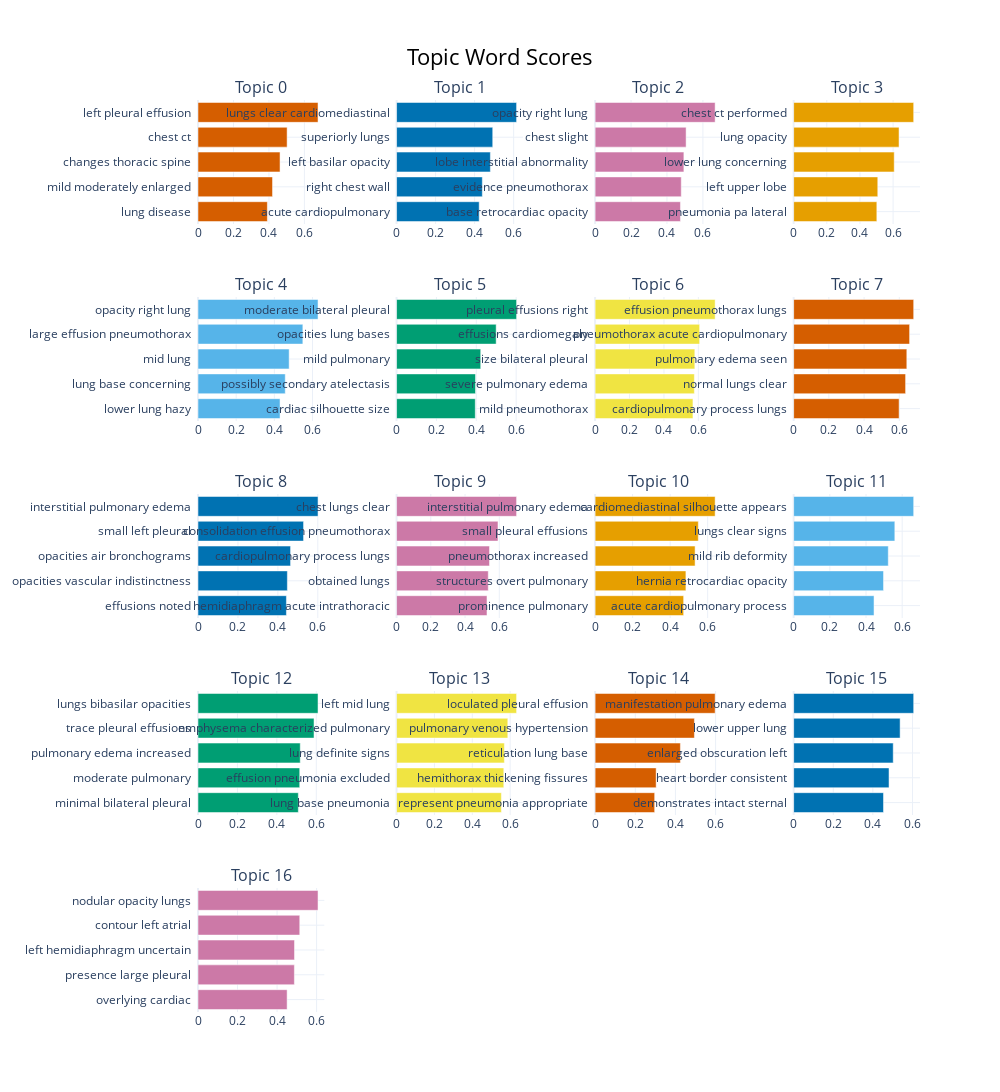

The notebook cell this image was saved under:
### Code cell
topic_model.visualize_barchart(top_n_topics=100)

### Figure 1 — Plotly figure (JSON) as saved in the notebook; plotly's stock layout.template omitted (floating-point values rounded to 4 significant figures)
{"data": [{"marker": {"color": "#D55E00"}, "orientation": "h", "type": "bar", "x": [0.3912, 0.4202, 0.4626, 0.5025, 0.6769], "xaxis": "x", "y": ["lung disease  ", "mild moderately enlarged  ", "changes thoracic spine  ", "chest ct  ", "left pleural effusion  "], "yaxis": "y"}, {"marker": {"color": "#0072B2"}, "orientation": "h", "type": "bar", "x": [0.4234, 0.4395, 0.4807, 0.4929, 0.6151], "xaxis": "x2", "y": ["acute cardiopulmonary  ", "right chest wall  ", "left basilar opacity  ", "superiorly lungs  ", "lungs clear cardiomediastinal  "], "yaxis": "y2"}, {"marker": {"color": "#CC79A7"}, "orientation": "h", "type": "bar", "x": [0.4749, 0.4794, 0.494, 0.5064, 0.6679], "xaxis": "x3", "y": ["base retrocardiac opacity  ", "evidence pneumothorax  ", "lobe interstitial abnormality  ", "chest slight  ", "opacity right lung  "], "yaxis": "y3"}, {"marker": {"color": "#E69F00"}, "orientation": "h", "type": "bar", "x": [0.5018, 0.5075, 0.6067, 0.6358, 0.7241], "xaxis": "x4", "y": ["pneumonia pa lateral  ", "left upper lobe  ", "lower lung concerning  ", "lung opacity  ", "chest ct performed  "], "yaxis": "y4"}, {"marker": {"color": "#56B4E9"}, "orientation": "h", "type": "bar", "x": [0.4298, 0.4571, 0.4775, 0.5492, 0.6288], "xaxis": "x5", "y": ["lower lung hazy  ", "lung base concerning  ", "mid lung  ", "large effusion pneumothorax  ", "opacity right lung  "], "yaxis": "y5"}, {"marker": {"color": "#009E73"}, "orientation": "h", "type": "bar", "x": [0.395, 0.3961, 0.4221, 0.4997, 0.6021], "xaxis": "x6", "y": ["cardiac silhouette size  ", "possibly secondary atelectasis  ", "mild pulmonary  ", "opacities lung bases  ", "moderate bilateral pleural  "], "yaxis": "y6"}, {"marker": {"color": "#F0E442"}, "orientation": "h", "type": "bar", "x": [0.5685, 0.5768, 0.5794, 0.6073, 0.6974], "xaxis": "x7", "y": ["mild pneumothorax  ", "severe pulmonary edema  ", "size bilateral pleural  ", "effusions cardiomegaly  ", "pleural effusions right  "], "yaxis": "y7"}, {"marker": {"color": "#D55E00"}, "orientation": "h", "type": "bar", "x": [0.5988, 0.6357, 0.6427, 0.6584, 0.6817], "xaxis": "x8", "y": ["cardiopulmonary process lungs  ", "normal lungs clear  ", "pulmonary edema seen  ", "pneumothorax acute cardiopulmonary  ", "effusion pneumothorax lungs  "], "yaxis": "y8"}, {"marker": {"color": "#0072B2"}, "orientation": "h", "type": "bar", "x": [0.4428, 0.4476, 0.4635, 0.5286, 0.6011], "xaxis": "x9", "y": ["effusions noted  ", "opacities vascular indistinctness  ", "opacities air bronchograms  ", "small left pleural  ", "interstitial pulmonary edema  "], "yaxis": "y9"}, {"marker": {"color": "#CC79A7"}, "orientation": "h", "type": "bar", "x": [0.5281, 0.5355, 0.5427, 0.5923, 0.7009], "xaxis": "x10", "y": ["hemidiaphragm acute intrathoracic  ", "obtained lungs  ", "cardiopulmonary process lungs  ", "consolidation effusion pneumothorax  ", "chest lungs clear  "], "yaxis": "y10"}, {"marker": {"color": "#E69F00"}, "orientation": "h", "type": "bar", "x": [0.4719, 0.484, 0.533, 0.5502, 0.6398], "xaxis": "x11", "y": ["prominence pulmonary  ", "structures overt pulmonary  ", "pneumothorax increased  ", "small pleural effusions  ", "interstitial pulmonary edema  "], "yaxis": "y11"}, {"marker": {"color": "#56B4E9"}, "orientation": "h", "type": "bar", "x": [0.4444, 0.4969, 0.5232, 0.5594, 0.6636], "xaxis": "x12", "y": ["acute cardiopulmonary process  ", "hernia retrocardiac opacity  ", "mild rib deformity  ", "lungs clear signs  ", "cardiomediastinal silhouette appears  "], "yaxis": "y12"}, {"marker": {"color": "#009E73"}, "orientation": "h", "type": "bar", "x": [0.5089, 0.5159, 0.5186, 0.5886, 0.6089], "xaxis": "x13", "y": ["minimal bilateral pleural  ", "moderate pulmonary  ", "pulmonary edema increased  ", "trace pleural effusions  ", "lungs bibasilar opacities  "], "yaxis": "y13"}, {"marker": {"color": "#F0E442"}, "orientation": "h", "type": "bar", "x": [0.5537, 0.5664, 0.5695, 0.5876, 0.6339], "xaxis": "x14", "y": ["lung base pneumonia  ", "effusion pneumonia excluded  ", "lung definite signs  ", "emphysema characterized pulmonary  ", "left mid lung  "], "yaxis": "y14"}, {"marker": {"color": "#D55E00"}, "orientation": "h", "type": "bar", "x": [0.2966, 0.3041, 0.4247, 0.4945, 0.5977], "xaxis": "x15", "y": ["represent pneumonia appropriate  ", "hemithorax thickening fissures  ", "reticulation lung base  ", "pulmonary venous hypertension  ", "loculated pleural effusion  "], "yaxis": "y15"}, {"marker": {"color": "#0072B2"}, "orientation": "h", "type": "bar", "x": [0.4537, 0.4817, 0.5028, 0.5376, 0.6061], "xaxis": "x16", "y": ["demonstrates intact sternal  ", "heart border consistent  ", "enlarged obscuration left  ", "lower upper lung  ", "manifestation pulmonary edema  "], "yaxis": "y16"}, {"marker": {"color": "#CC79A7"}, "orientation": "h", "type": "bar", "x": [0.4508, 0.4875, 0.4882, 0.5148, 0.6072], "xaxis": "x17", "y": ["overlying cardiac  ", "presence large pleural  ", "left hemidiaphragm uncertain  ", "contour left atrial  ", "nodular opacity lungs  "], "yaxis": "y17"}], "layout": {"annotations": [{"font": {"size": 16}, "showarrow": false, "text": "Topic 0", "x": 0.0875, "xanchor": "center", "xref": "paper", "y": 1.0, "yanchor": "bottom", "yref": "paper"}, {"font": {"size": 16}, "showarrow": false, "text": "Topic 1", "x": 0.3625, "xanchor": "center", "xref": "paper", "y": 1.0, "yanchor": "bottom", "yref": "paper"}, {"font": {"size": 16}, "showarrow": false, "text": "Topic 2", "x": 0.6375, "xanchor": "center", "xref": "paper", "y": 1.0, "yanchor": "bottom", "yref": "paper"}, {"font": {"size": 16}, "showarrow": false, "text": "Topic 3", "x": 0.9125, "xanchor": "center", "xref": "paper", "y": 1.0, "yanchor": "bottom", "yref": "paper"}, {"font": {"size": 16}, "showarrow": false, "text": "Topic 4", "x": 0.0875, "xanchor": "center", "xref": "paper", "y": 0.784, "yanchor": "bottom", "yref": "paper"}, {"font": {"size": 16}, "showarrow": false, "text": "Topic 5", "x": 0.3625, "xanchor": "center", "xref": "paper", "y": 0.784, "yanchor": "bottom", "yref": "paper"}, {"font": {"size": 16}, "showarrow": false, "text": "Topic 6", "x": 0.6375, "xanchor": "center", "xref": "paper", "y": 0.784, "yanchor": "bottom", "yref": "paper"}, {"font": {"size": 16}, "showarrow": false, "text": "Topic 7", "x": 0.9125, "xanchor": "center", "xref": "paper", "y": 0.784, "yanchor": "bottom", "yref": "paper"}, {"font": {"size": 16}, "showarrow": false, "text": "Topic 8", "x": 0.0875, "xanchor": "center", "xref": "paper", "y": 0.568, "yanchor": "bottom", "yref": "paper"}, {"font": {"size": 16}, "showarrow": false, "text": "Topic 9", "x": 0.3625, "xanchor": "center", "xref": "paper", "y": 0.568, "yanchor": "bottom", "yref": "paper"}, {"font": {"size": 16}, "showarrow": false, "text": "Topic 10", "x": 0.6375, "xanchor": "center", "xref": "paper", "y": 0.568, "yanchor": "bottom", "yref": "paper"}, {"font": {"size": 16}, "showarrow": false, "text": "Topic 11", "x": 0.9125, "xanchor": "center", "xref": "paper", "y": 0.568, "yanchor": "bottom", "yref": "paper"}, {"font": {"size": 16}, "showarrow": false, "text": "Topic 12", "x": 0.0875, "xanchor": "center", "xref": "paper", "y": 0.352, "yanchor": "bottom", "yref": "paper"}, {"font": {"size": 16}, "showarrow": false, "text": "Topic 13", "x": 0.3625, "xanchor": "center", "xref": "paper", "y": 0.352, "yanchor": "bottom", "yref": "paper"}, {"font": {"size": 16}, "showarrow": false, "text": "Topic 14", "x": 0.6375, "xanchor": "center", "xref": "paper", "y": 0.352, "yanchor": "bottom", "yref": "paper"}, {"font": {"size": 16}, "showarrow": false, "text": "Topic 15", "x": 0.9125, "xanchor": "center", "xref": "paper", "y": 0.352, "yanchor": "bottom", "yref": "paper"}, {"font": {"size": 16}, "showarrow": false, "text": "Topic 16", "x": 0.0875, "xanchor": "center", "xref": "paper", "y": 0.136, "yanchor": "bottom", "yref": "paper"}], "height": 1250, "hoverlabel": {"bgcolor": "white", "font": {"family": "Rockwell", "size": 16}}, "showlegend": false, "title": {"font": {"color": "Black", "size": 22}, "text": "Topic Word Scores", "x": 0.5, "xanchor": "center", "yanchor": "top"}, "width": 1000, "xaxis": {"anchor": "y", "domain": [0, 0.175], "showgrid": true}, "xaxis10": {"anchor": "y10", "domain": [0.275, 0.45], "showgrid": true}, "xaxis11": {"anchor": "y11", "domain": [0.55, 0.725], "showgrid": true}, "xaxis12": {"anchor": "y12", "domain": [0.825, 1], "showgrid": true}, "xaxis13": {"anchor": "y13", "domain": [0, 0.175], "showgrid": true}, "xaxis14": {"anchor": "y14", "domain": [0.275, 0.45], "showgrid": true}, "xaxis15": {"anchor": "y15", "domain": [0.55, 0.725], "showgrid": true}, "xaxis16": {"anchor": "y16", "domain": [0.825, 1], "showgrid": true}, "xaxis17": {"anchor": "y17", "domain": [0, 0.175], "showgrid": true}, "xaxis18": {"anchor": "y18", "domain": [0.275, 0.45], "showgrid": true}, "xaxis19": {"anchor": "y19", "domain": [0.55, 0.725], "showgrid": true}, "xaxis2": {"anchor": "y2", "domain": [0.275, 0.45], "showgrid": true}, "xaxis20": {"anchor": "y20", "domain": [0.825, 1], "showgrid": true}, "xaxis3": {"anchor": "y3", "domain": [0.55, 0.725], "showgrid": true}, "xaxis4": {"anchor": "y4", "domain": [0.825, 1], "showgrid": true}, "xaxis5": {"anchor": "y5", "domain": [0, 0.175], "showgrid": true}, "xaxis6": {"anchor": "y6", "domain": [0.275, 0.45], "showgrid": true}, "xaxis7": {"anchor": "y7", "domain": [0.55, 0.725], "showgrid": true}, "xaxis8": {"anchor": "y8", "domain": [0.825, 1], "showgrid": true}, "xaxis9": {"anchor": "y9", "domain": [0, 0.175], "showgrid": true}, "yaxis": {"anchor": "x", "domain": [0.864, 1.0], "showgrid": true}, "yaxis10": {"anchor": "x10", "domain": [0.432, 0.568], "showgrid": true}, "yaxis11": {"anchor": "x11", "domain": [0.432, 0.568], "showgrid": true}, "yaxis12": {"anchor": "x12", "domain": [0.432, 0.568], "showgrid": true}, "yaxis13": {"anchor": "x13", "domain": [0.216, 0.352], "showgrid": true}, "yaxis14": {"anchor": "x14", "domain": [0.216, 0.352], "showgrid": true}, "yaxis15": {"anchor": "x15", "domain": [0.216, 0.352], "showgrid": true}, "yaxis16": {"anchor": "x16", "domain": [0.216, 0.352], "showgrid": true}, "yaxis17": {"anchor": "x17", "domain": [0, 0.136], "showgrid": true}, "yaxis18": {"anchor": "x18", "domain": [0, 0.136], "showgrid": true}, "yaxis19": {"anchor": "x19", "domain": [0, 0.136], "showgrid": true}, "yaxis2": {"anchor": "x2", "domain": [0.864, 1.0], "showgrid": true}, "yaxis20": {"anchor": "x20", "domain": [0, 0.136], "showgrid": true}, "yaxis3": {"anchor": "x3", "domain": [0.864, 1.0], "showgrid": true}, "yaxis4": {"anchor": "x4", "domain": [0.864, 1.0], "showgrid": true}, "yaxis5": {"anchor": "x5", "domain": [0.648, 0.784], "showgrid": true}, "yaxis6": {"anchor": "x6", "domain": [0.648, 0.784], "showgrid": true}, "yaxis7": {"anchor": "x7", "domain": [0.648, 0.784], "showgrid": true}, "yaxis8": {"anchor": "x8", "domain": [0.648, 0.784], "showgrid": true}, "yaxis9": {"anchor": "x9", "domain": [0.432, 0.568], "showgrid": true}}}
